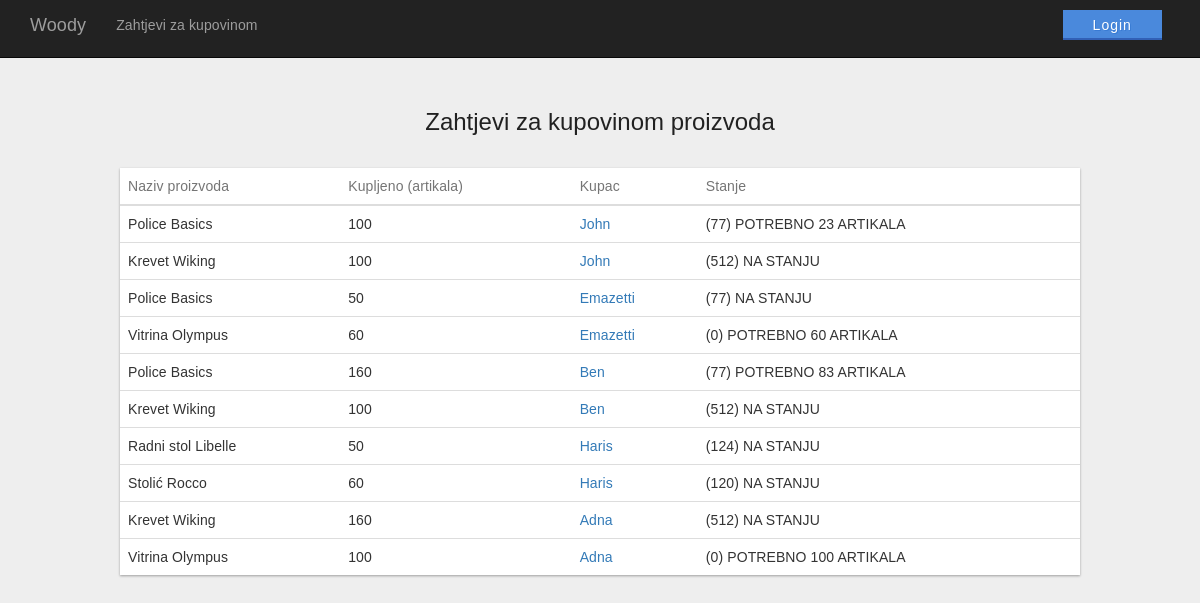
Before: /managerPanelReq.php with the older database file.
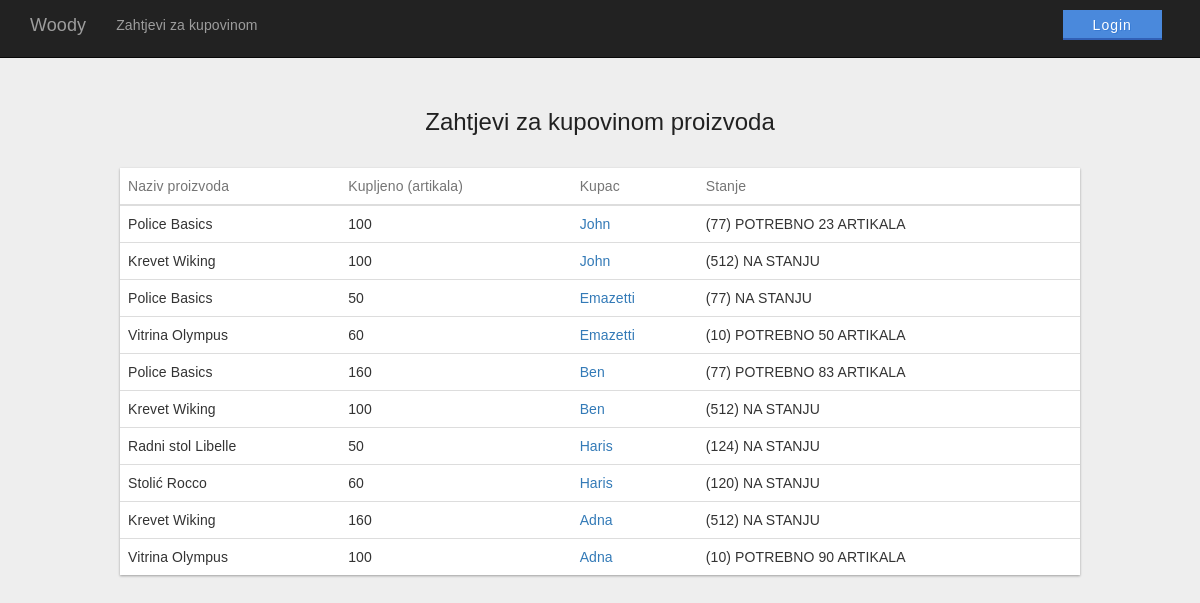
After: the same page with the newer database file.
### tables this page shows
CREATE TABLE IF NOT EXISTS `kupovina` (
  `ProizvodID` int(11) NOT NULL,
  `KupovinaID` int(11) NOT NULL,
  `Kolicina` int(11) NOT NULL,
  KEY `ProizvodID` (`ProizvodID`,`KupovinaID`),
  KEY `KupovinaID` (`KupovinaID`)
);

CREATE TABLE IF NOT EXISTS `skladisteproizvoda` (
  `ProizvodID` int(11) NOT NULL AUTO_INCREMENT,
  `Naziv` varchar(50) NOT NULL,
  `Kolicina` int(11) NOT NULL,
  `Cijena` double NOT NULL,
  `Opis` text NOT NULL,
  `Slika` varchar(50) NOT NULL,
  `DatumAzuriranja` datetime NOT NULL,
  `Azurirao` int(11) NOT NULL,
  PRIMARY KEY (`ProizvodID`),
  KEY `Azurirao` (`Azurirao`)
);

CREATE TABLE IF NOT EXISTS `kupovinaproizvoda` (
  `KupovinaID` int(11) NOT NULL AUTO_INCREMENT,
  `NazivKupca` varchar(100) NOT NULL,
  `Email` varchar(50) NOT NULL,
  `Telefon` varchar(20) NOT NULL,
  `DatumKupovine` date NOT NULL,
  `KreiraoNarudzbenicu` varchar(100) NOT NULL,
  PRIMARY KEY (`KupovinaID`)
);

### managerPanelReq.php (the view, shortened to what this page needs)
<!DOCTYPE html>
<html lang="en">
<head>
    <link href="css/managerPanel.css" rel="stylesheet">
    <link href="css/bootstrap.min.css" rel="stylesheet">
    <link href="css/heroic-features.css" rel="stylesheet">
    <link rel="stylesheet" href="css/login.css">
  </head>
<body>
  <nav class="navbar navbar-inverse navbar-fixed-top" role="navigation">
      <div class="container">
          <div class="navbar-header">
              <a class="navbar-brand" href="#">Woody</a>
          </div>
          <div class="collapse navbar-collapse" id="bs-example-navbar-collapse-1">
              <ul class="nav navbar-nav">
                 <li>
                      <a href="managerPanelReq.php">Zahtjevi za kupovinom</a>
                  </li>
                  <li>
                  <a href=""></a>
                  </li>
                  <li>
                  <a href=""></a>
                  </li>
                  <li>
                  <a href=""></a>
                  </li>
                    <?php if (isset($_SESSION['username'])) { ?>
                    <li>
                        <div id="dummyy"></div>
                    </li>
                    <li>
                      <p id="welcomeuser">Welcome back, <?= $_SESSION['username']; ?>!</p><br>
                    </li>
                    <li>
                      <button type="button" class="buttonBluee"  onclick="location.href = 'logout.php';">Logout</button>
                    </li>
                    <?php } else { ?>
                    <li>
                        <div class="dummy"></div>
                    </li>
                    <li>
                      <button type="button" class="buttonBluee"  onclick="location.href = 'login.php';">Login</button>
                    </li>
                    <?php } ?>
              </ul>
          </div>
      </div>
  </nav>
<?php
  $db = InitBase();
  $sql1 = "SELECT KupovinaID,ProizvodID,Kolicina FROM kupovina";
  $sql2 = "SELECT Naziv,Kolicina FROM skladisteproizvoda WHERE ProizvodID = :pid";
  $sql3 = "SELECT NazivKupca FROM kupovinaproizvoda WHERE KupovinaID = :kid";
  $statement = $db->prepare($sql1);
  $statement->execute();
 ?>
<div id="demo">
  <h1>Zahtjevi za kupovinom proizvoda</h1>
  <br>
  <div class="table-responsive-vertical shadow-z-1">
  <table id="table" class="table table-hover table-mc-light-blue">
      <thead>
        <tr>
          <th>Naziv proizvoda</th>
          <th>Kupljeno (artikala)</th>
          <th>Kupac</th>
          <th>Stanje</th>
        </tr>
      </thead>
      <tbody>
          	<?php
			while ($u = $statement->fetch(PDO::FETCH_ASSOC))
			{
				$kid = $u['KupovinaID'];
				$pid = $u['ProizvodID'];
				$kol = $u['Kolicina'];
				$q = $db->prepare($sql2);
				$q->bindParam(":pid", $pid);
				$q->execute();
				$proizvodi = $q->fetchAll(PDO::FETCH_ASSOC);
				foreach ($proizvodi as $p) {
				    $nazivp = $p['Naziv'];
				    $kolicinap = $p['Kolicina'];
				}
				$stanje = "";
				if ($kolicinap > $kol) {
					$stanje = "NA STANJU";
				}
				else
				{
					$razlika = $kol - $kolicinap;
					$stanje = "POTREBNO ".$razlika." ARTIKALA";
				}
				$s = $db->prepare($sql3);
				$s->bindParam(":kid", $kid);
				$s->execute();
				$kupacdata = $s->fetchAll(PDO::FETCH_ASSOC);
				foreach ($kupacdata as $k) {
				    $kupac = $k['NazivKupca'];
				}
			?>
			<tr>
            <td data-title="Naziv"><?php echo $nazivp;?></td>
            <td data-title="Kupljeno"><?php echo $kol;?></td>
            <?php
				print '<td data-title="Kupac"><a href="shopDetails.php?kupovinaId='.urldecode($kid).'">'.$kupac.'</a></td>'
			?>
            <td data-title="Stanje">(<?php echo $kolicinap;?>)&nbsp<?php echo $stanje;?></td>
            </tr>
            <?php
            }
            ?>
      </tbody>
    </table>
  </div>
</div>
</body>
</html>

Changed rows visible on the page:
changed through a linked row, kupovina: ProizvodID.Kolicina "0" → "10"; Kolicina.Kolicina "POTREBNO 60 ARTIKALA" → "POTREBNO 50 ARTIKALA"
changed through a linked row, kupovina: ProizvodID.Kolicina "0" → "10"; Kolicina.Kolicina "POTREBNO 100 ARTIKALA" → "POTREBNO 90 ARTIKALA"
